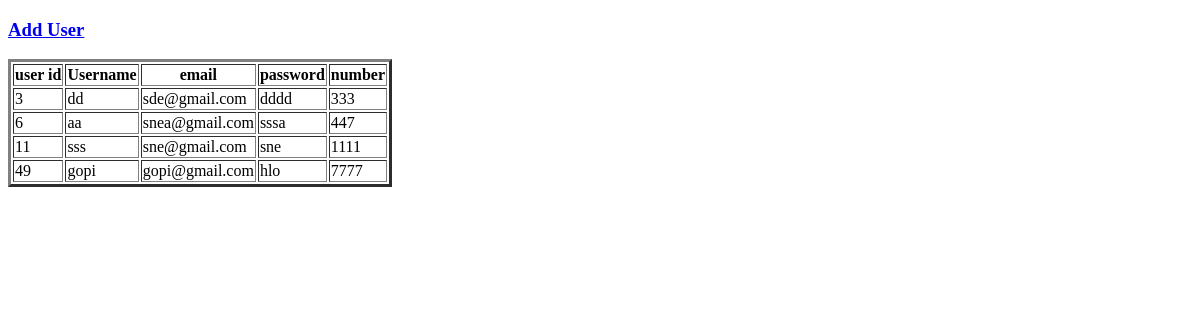
The page /showall on the database as committed earlier.
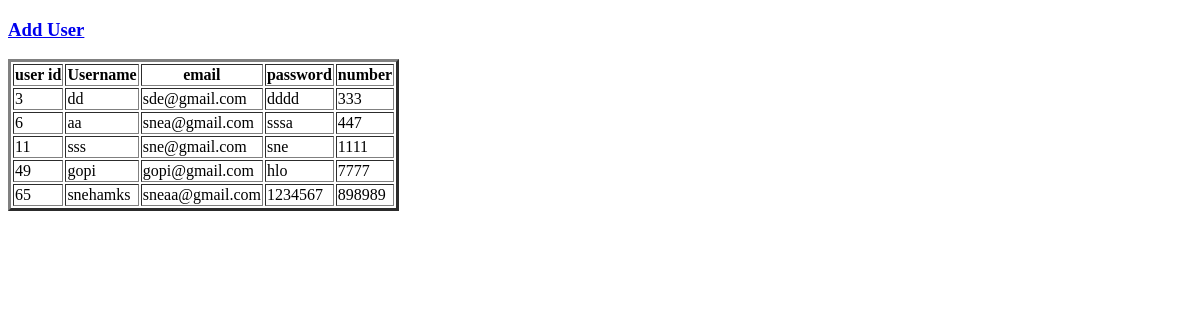
The same page on the database as committed later.
### render.py (models this page shows)
class Register(db.Model):
	uid = db.Column(db.Integer, primary_key=True)
	username = db.Column(db.String(120), unique=True, nullable=False)
	email = db.Column(db.String(120), unique=True, nullable=False)
	password = db.Column(db.String(120), unique=True, nullable=False)
	number = db.Column(db.Integer, unique=True, nullable=False)

### render.py (the view)
@app.route('/showall')
def showall():
	result1=Register.query.all()
	return render_template('showall.html',result=result1)

### templates/showall.html
<!DOCTYPE html>
<html lang = "en">
   <head></head>
   <body>
      <h3><a href = "{{ url_for('register') }}">Add User</a></h3>
      <table border='3'>
         <thead>
            <tr>
               <th>user id</th>
               <th>Username</th>
               <th>email</th>
               <th>password</th>
               <th>number</th>
            </tr>
         </thead>
         <tbody>
            {% for user in result  %}
               <tr>
                  <td>{{ user.uid }}</td>
                  <td>{{ user.username }}</td>
                  <td>{{ user.email }}</td>
                  <td>{{ user.password}}</td>
                  <td>{{ user.number}}</td>
               </tr>
            {% endfor %}
         </tbody>
      </table>
   </body>
</html>

Rows that differ between the two databases and show on the page:
added Register: uid "65", username "snehamks", email "sneaa@gmail.com", password "1234567", number "898989"
